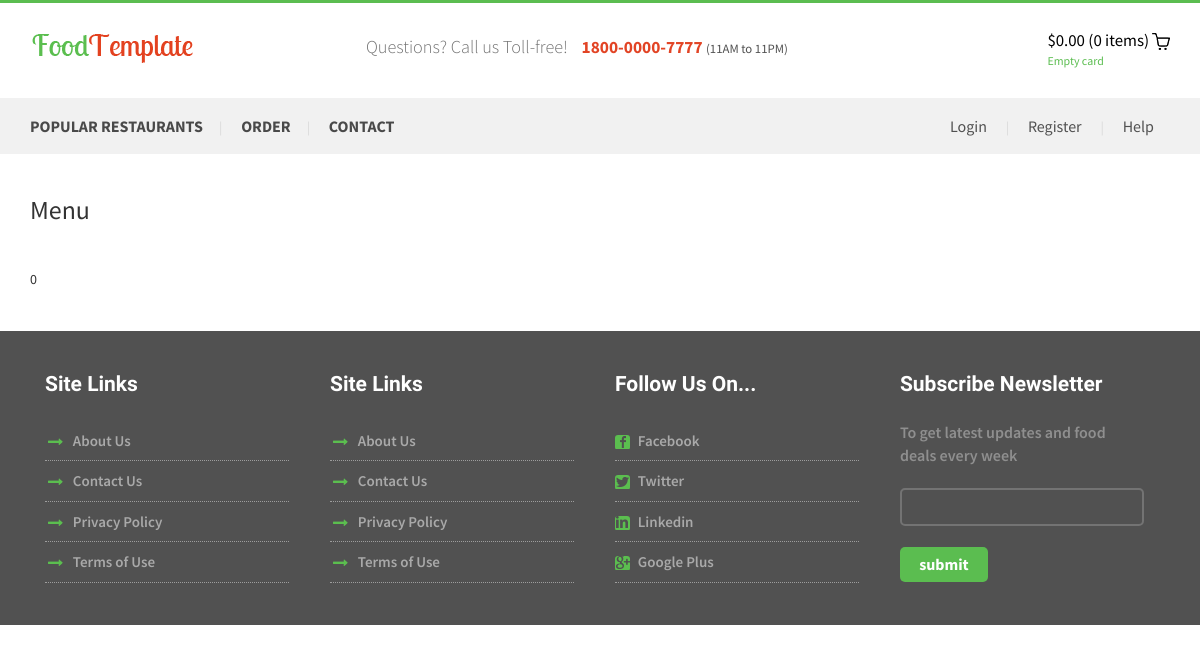
The page /menu?restaurant_id=1 on the database as committed earlier.
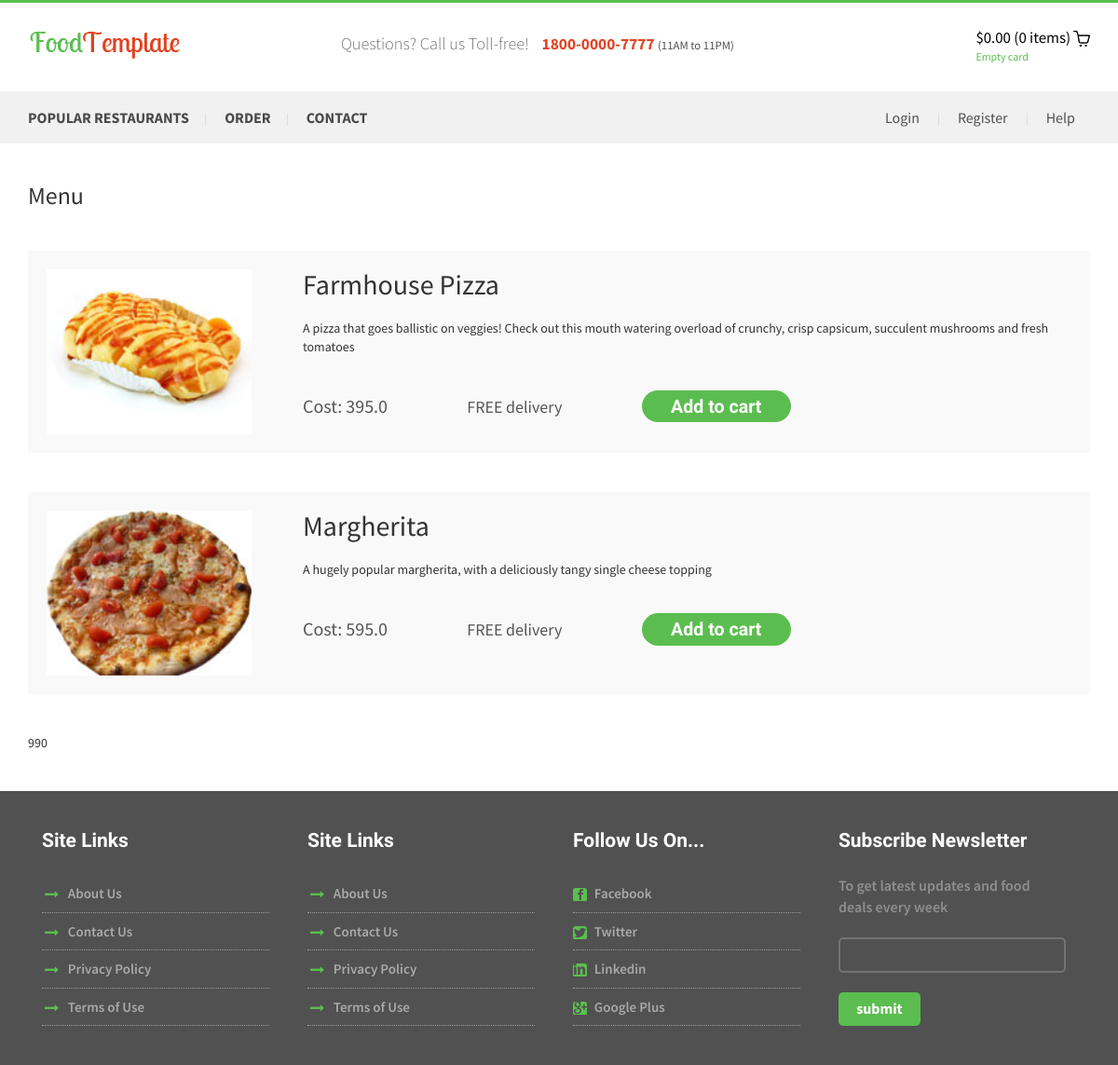
The same page on the database as committed later.
### tables this page shows
CREATE TABLE "product" (
	`id`	INTEGER NOT NULL PRIMARY KEY AUTOINCREMENT UNIQUE,
	`name`	TEXT NOT NULL,
	`description`	TEXT NOT NULL,
	`price`	REAL NOT NULL,
	`type`	TEXT,
	`picture`	TEXT,
	`restaurant_id`	INTEGER,
	FOREIGN KEY(`restaurant_id`) REFERENCES `restaurant`(`id`) ON DELETE SET NULL
);

### routes.py (the view)
@app.route('/menu', methods=['GET', 'POST'])
def menu():
    restaurant_id = request.args.get('restaurant_id')
    menu = dbHandler.get_menu(restaurant_id)
    return render_template('menu.html',menu=menu)

### models.py (called while the page is built)
def get_menu(restaurant_id):
    con = sql.connect("digin.db")
    con.row_factory = sql.Row
    t=(restaurant_id,)
    sqlQuery = "select * from product where restaurant_id= ?"
    cur = con.cursor()
    cur.execute(sqlQuery,t)
    rows = cur.fetchall()
    return  rows

### templates/menu.html (shortened to what the changed rows need)
<!DOCTYPE html>
<html>
<head>
<link href="../static/css/bootstrap.css" rel='stylesheet' type='text/css' />
<link href="../static/css/style.css" rel="stylesheet" type="text/css" media="all" />
<link href="../static/css/animate.css" rel='stylesheet' type='text/css' />
</head>
<body>
<div class="cart-items">
	<div class="container">
			 <h1>Menu</h1>
			 {% set total = {'value': 0} %}
			 {% for item in menu %}
			 <div class="cart-header">
				 <div class="cart-sec simpleCart_shelfItem">
						<div class="cart-item cyc">
							 <img src={{url_for('static', filename=item[5])}} class="img-responsive" alt="">
						</div>
					   <div class="cart-item-info">
						<h2>{{item[1]}}</h2><br/><p>{{item[2]}}</p>
						<br><br>
						<form id="{{item[0]}}" action="/add_to_cart" method="post">
						<ul class="qty">
							<li><p style="font-size:20px">Cost: {{item[3]}}</p></li>
 						<li><p style="font-size:18px">FREE delivery</p></li>
							<li><a class="morebtn hvr-rectangle-in" href="#" onclick='document.getElementById("{{item[0]}}").submit();'>Add to cart</a></li>
						</ul>
						</form>
					   </div>
					   <div class="clearfix"></div>
				  </div>
			 </div>
			 {% endfor %}
			 {{total.value}}
		 </div>
		 </div>
</body>
</html>

Rows that differ between the two databases and show on the page:
added product: picture (picture), name "Farmhouse Pizza", description "A pizza that goes ballistic on veggies! Check out this mouth watering overload of crunchy, crisp capsicum, succulent mushrooms and fresh tomatoes", price "395.0"
added product: picture (picture), name "Margherita", description "A hugely popular margherita, with a deliciously tangy single cheese topping", price "595.0"
Other text that changed with them:
{{ total.value }}: "0" → "990"
